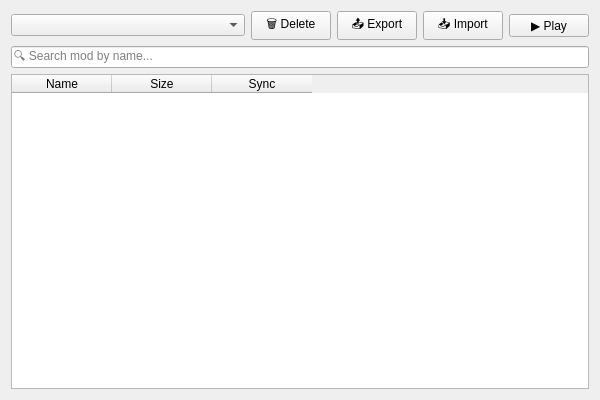
<?xml version="1.0" encoding="UTF-8"?>
<ui version="4.0">
 <class>TabLocal</class>
 <widget class="QWidget" name="TabLocal">
  <property name="geometry"><rect><x>0</x><y>0</y><width>600</width><height>400</height></rect></property>
  <layout class="QVBoxLayout" name="verticalLayout">
   <item>
    <layout class="QHBoxLayout" name="horizontalLayout">
     <item>
      <widget class="QComboBox" name="combo_presets">
       <property name="sizePolicy"><sizepolicy hsizetype="Expanding" vsizetype="Fixed"><horstretch>0</horstretch><verstretch>0</verstretch></sizepolicy></property>
      </widget>
     </item>
     <item><widget class="QPushButton" name="btn_delete"><property name="text"><string>🗑️ Delete</string></property><property name="cursor"><cursorShape>PointingHandCursor</cursorShape></property></widget></item>
     <item><widget class="QPushButton" name="btn_export"><property name="text"><string>📤 Export</string></property><property name="cursor"><cursorShape>PointingHandCursor</cursorShape></property></widget></item>
     <item><widget class="QPushButton" name="btn_import"><property name="text"><string>📥 Import</string></property><property name="cursor"><cursorShape>PointingHandCursor</cursorShape></property></widget></item>
     <item><widget class="QPushButton" name="btn_play"><property name="text"><string>▶ Play</string></property><property name="cursor"><cursorShape>PointingHandCursor</cursorShape></property></widget></item>
    </layout>
   </item>
   <item>
    <widget class="QLineEdit" name="search_local_mod">
     <property name="placeholderText"><string>🔍 Search mod by name...</string></property>
    </widget>
   </item>
   <item>
    <widget class="QTableWidget" name="table_local">
     <property name="editTriggers"><set>QAbstractItemView::NoEditTriggers</set></property>
     <column><property name="text"><string>Name</string></property></column>
     <column><property name="text"><string>Size</string></property></column>
     <column><property name="text"><string>Sync</string></property></column>
    </widget>
   </item>
  </layout>
 </widget>
 <resources/>
 <connections/>
</ui>
